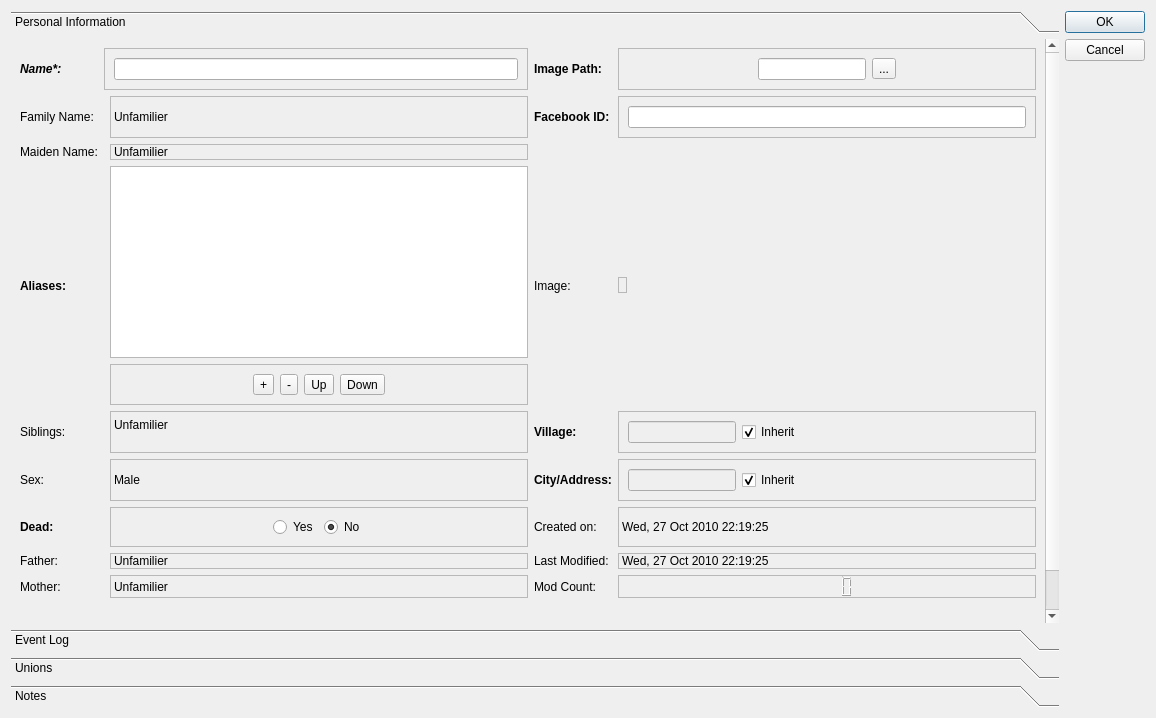
<?xml version="1.0" encoding="UTF-8"?>
<ui version="4.0">
 <class>EditIndividualDialog</class>
 <widget class="QDialog" name="EditIndividualDialog">
  <property name="windowModality">
   <enum>Qt::WindowModal</enum>
  </property>
  <property name="geometry">
   <rect>
    <x>0</x>
    <y>0</y>
    <width>1156</width>
    <height>718</height>
   </rect>
  </property>
  <property name="sizePolicy">
   <sizepolicy hsizetype="Preferred" vsizetype="Minimum">
    <horstretch>0</horstretch>
    <verstretch>0</verstretch>
   </sizepolicy>
  </property>
  <property name="windowTitle">
   <string>Edit Individual</string>
  </property>
  <property name="windowIcon">
   <iconset resource="../MainWindow/MainWindow.qrc">
    <normaloff>:/images/add_individual.png</normaloff>:/images/add_individual.png</iconset>
  </property>
  <property name="modal">
   <bool>true</bool>
  </property>
  <layout class="QGridLayout" name="gridLayout">
   <item row="0" column="6">
    <widget class="QDialogButtonBox" name="buttonBox">
     <property name="orientation">
      <enum>Qt::Vertical</enum>
     </property>
     <property name="standardButtons">
      <set>QDialogButtonBox::Cancel|QDialogButtonBox::Ok</set>
     </property>
    </widget>
   </item>
   <item row="0" column="2">
    <widget class="QToolBox" name="toolBoxIndividual">
     <property name="currentIndex">
      <number>0</number>
     </property>
     <widget class="QWidget" name="pageIdentification">
      <property name="geometry">
       <rect>
        <x>0</x>
        <y>0</y>
        <width>1021</width>
        <height>615</height>
       </rect>
      </property>
      <attribute name="label">
       <string>Personal Information</string>
      </attribute>
      <layout class="QGridLayout" name="gridLayout_2">
       <item row="0" column="0">
        <widget class="QLabel" name="labelName">
         <property name="font">
          <font>
           <weight>75</weight>
           <italic>true</italic>
           <bold>true</bold>
          </font>
         </property>
         <property name="text">
          <string>Name*:</string>
         </property>
         <property name="buddy">
          <cstring>lineEditName</cstring>
         </property>
        </widget>
       </item>
       <item row="4" column="0">
        <widget class="QLabel" name="label">
         <property name="font">
          <font>
           <weight>75</weight>
           <bold>true</bold>
          </font>
         </property>
         <property name="text">
          <string>Aliases:</string>
         </property>
        </widget>
       </item>
       <item row="4" column="2">
        <layout class="QVBoxLayout" name="verticalLayout">
         <item>
          <widget class="QListView" name="listViewAliases">
           <property name="frameShadow">
            <enum>QFrame::Raised</enum>
           </property>
          </widget>
         </item>
         <item>
          <widget class="QFrame" name="frame_6">
           <property name="frameShape">
            <enum>QFrame::StyledPanel</enum>
           </property>
           <property name="frameShadow">
            <enum>QFrame::Raised</enum>
           </property>
           <layout class="QHBoxLayout" name="horizontalLayout_2">
            <item>
             <spacer name="horizontalSpacer_7">
              <property name="orientation">
               <enum>Qt::Horizontal</enum>
              </property>
              <property name="sizeHint" stdset="0">
               <size>
                <width>40</width>
                <height>20</height>
               </size>
              </property>
             </spacer>
            </item>
            <item>
             <widget class="QToolButton" name="toolButtonAliasesAdd">
              <property name="text">
               <string>+</string>
              </property>
             </widget>
            </item>
            <item>
             <widget class="QToolButton" name="toolButtonAliasesDel">
              <property name="text">
               <string>-</string>
              </property>
             </widget>
            </item>
            <item>
             <widget class="QToolButton" name="toolButtonAliasesUp">
              <property name="text">
               <string>Up</string>
              </property>
             </widget>
            </item>
            <item>
             <widget class="QToolButton" name="toolButtonAliasesDown">
              <property name="text">
               <string>Down</string>
              </property>
             </widget>
            </item>
            <item>
             <spacer name="horizontalSpacer_8">
              <property name="orientation">
               <enum>Qt::Horizontal</enum>
              </property>
              <property name="sizeHint" stdset="0">
               <size>
                <width>40</width>
                <height>20</height>
               </size>
              </property>
             </spacer>
            </item>
           </layout>
          </widget>
         </item>
        </layout>
       </item>
       <item row="4" column="3">
        <widget class="QLabel" name="labelPhoto">
         <property name="text">
          <string>Image:</string>
         </property>
        </widget>
       </item>
       <item row="4" column="4">
        <widget class="QLabel" name="labelPhotoValue">
         <property name="sizePolicy">
          <sizepolicy hsizetype="Maximum" vsizetype="Maximum">
           <horstretch>0</horstretch>
           <verstretch>0</verstretch>
          </sizepolicy>
         </property>
         <property name="frameShape">
          <enum>QFrame::StyledPanel</enum>
         </property>
         <property name="frameShadow">
          <enum>QFrame::Raised</enum>
         </property>
         <property name="text">
          <string/>
         </property>
         <property name="textFormat">
          <enum>Qt::RichText</enum>
         </property>
         <property name="pixmap">
          <pixmap resource="../MainWindow/MainWindow.qrc">:/images/male_icon.png</pixmap>
         </property>
        </widget>
       </item>
       <item row="6" column="0">
        <widget class="QLabel" name="labelSiblings">
         <property name="text">
          <string>Siblings:</string>
         </property>
        </widget>
       </item>
       <item row="6" column="2">
        <widget class="QLabel" name="labelSiblingsValue">
         <property name="frameShape">
          <enum>QFrame::StyledPanel</enum>
         </property>
         <property name="frameShadow">
          <enum>QFrame::Raised</enum>
         </property>
         <property name="text">
          <string>&lt;!DOCTYPE HTML PUBLIC &quot;-//W3C//DTD HTML 4.0//EN&quot; &quot;http://www.w3.org/TR/REC-html40/strict.dtd&quot;&gt;
&lt;html&gt;&lt;head&gt;&lt;meta name=&quot;qrichtext&quot; content=&quot;1&quot; /&gt;&lt;style type=&quot;text/css&quot;&gt;
p, li { white-space: pre-wrap; }
&lt;/style&gt;&lt;/head&gt;&lt;body style=&quot; font-family:'Sans Serif'; font-size:9pt; font-weight:400; font-style:normal;&quot;&gt;
&lt;p style=&quot; margin-top:0px; margin-bottom:0px; margin-left:0px; margin-right:0px; -qt-block-indent:0; text-indent:0px;&quot;&gt;Unfamilier&lt;br /&gt;&lt;/p&gt;&lt;/body&gt;&lt;/html&gt;</string>
         </property>
         <property name="wordWrap">
          <bool>true</bool>
         </property>
        </widget>
       </item>
       <item row="6" column="3">
        <widget class="QLabel" name="labelVillage">
         <property name="font">
          <font>
           <weight>75</weight>
           <bold>true</bold>
          </font>
         </property>
         <property name="text">
          <string>Village:</string>
         </property>
         <property name="buddy">
          <cstring>lineEditVillage</cstring>
         </property>
        </widget>
       </item>
       <item row="8" column="0">
        <widget class="QLabel" name="labelSex">
         <property name="text">
          <string>Sex:</string>
         </property>
        </widget>
       </item>
       <item row="8" column="2">
        <widget class="QLabel" name="labelSexValue">
         <property name="frameShape">
          <enum>QFrame::StyledPanel</enum>
         </property>
         <property name="frameShadow">
          <enum>QFrame::Raised</enum>
         </property>
         <property name="text">
          <string>Male</string>
         </property>
        </widget>
       </item>
       <item row="8" column="3">
        <widget class="QLabel" name="labelAddress">
         <property name="font">
          <font>
           <weight>75</weight>
           <bold>true</bold>
          </font>
         </property>
         <property name="text">
          <string>City/Address:</string>
         </property>
         <property name="buddy">
          <cstring>lineEditAddress</cstring>
         </property>
        </widget>
       </item>
       <item row="10" column="0">
        <widget class="QLabel" name="labelDead">
         <property name="font">
          <font>
           <weight>75</weight>
           <bold>true</bold>
          </font>
         </property>
         <property name="text">
          <string>Dead:</string>
         </property>
        </widget>
       </item>
       <item row="10" column="3">
        <widget class="QLabel" name="labelCreatedOn">
         <property name="text">
          <string>Created on:</string>
         </property>
        </widget>
       </item>
       <item row="10" column="4">
        <widget class="QLabel" name="labelCreatedOnValue">
         <property name="frameShape">
          <enum>QFrame::StyledPanel</enum>
         </property>
         <property name="frameShadow">
          <enum>QFrame::Raised</enum>
         </property>
         <property name="text">
          <string>Wed, 27 Oct 2010 22:19:25</string>
         </property>
        </widget>
       </item>
       <item row="13" column="0">
        <widget class="QLabel" name="labelFather">
         <property name="text">
          <string>Father:</string>
         </property>
        </widget>
       </item>
       <item row="13" column="2">
        <widget class="QLabel" name="labelFatherValue">
         <property name="frameShape">
          <enum>QFrame::StyledPanel</enum>
         </property>
         <property name="frameShadow">
          <enum>QFrame::Raised</enum>
         </property>
         <property name="text">
          <string>Unfamilier</string>
         </property>
        </widget>
       </item>
       <item row="13" column="3">
        <widget class="QLabel" name="labelLastModified">
         <property name="text">
          <string>Last Modified:</string>
         </property>
        </widget>
       </item>
       <item row="13" column="4">
        <widget class="QLabel" name="labelLastModifiedValue">
         <property name="frameShape">
          <enum>QFrame::StyledPanel</enum>
         </property>
         <property name="frameShadow">
          <enum>QFrame::Raised</enum>
         </property>
         <property name="text">
          <string>Wed, 27 Oct 2010 22:19:25</string>
         </property>
        </widget>
       </item>
       <item row="15" column="0">
        <widget class="QLabel" name="labelMother">
         <property name="text">
          <string>Mother:</string>
         </property>
        </widget>
       </item>
       <item row="15" column="2">
        <widget class="QLabel" name="labelMotherValue">
         <property name="frameShape">
          <enum>QFrame::StyledPanel</enum>
         </property>
         <property name="frameShadow">
          <enum>QFrame::Raised</enum>
         </property>
         <property name="text">
          <string>Unfamilier</string>
         </property>
        </widget>
       </item>
       <item row="15" column="3">
        <widget class="QLabel" name="labelModificationCount">
         <property name="text">
          <string>Mod Count:</string>
         </property>
        </widget>
       </item>
       <item row="16" column="2">
        <spacer name="verticalSpacer">
         <property name="orientation">
          <enum>Qt::Vertical</enum>
         </property>
         <property name="sizeHint" stdset="0">
          <size>
           <width>20</width>
           <height>40</height>
          </size>
         </property>
        </spacer>
       </item>
       <item row="17" column="0" colspan="5">
        <widget class="QLabel" name="labelPersonalInfoInfo">
         <property name="text">
          <string>Only fields in &lt;b&gt;bold&lt;/b&gt; can be modified. Fields given in &lt;i&gt;italics&lt;/i&gt; are mandatory.</string>
         </property>
        </widget>
       </item>
       <item row="2" column="2">
        <widget class="QLabel" name="labelFamilyNameValue">
         <property name="frameShape">
          <enum>QFrame::StyledPanel</enum>
         </property>
         <property name="frameShadow">
          <enum>QFrame::Raised</enum>
         </property>
         <property name="text">
          <string>Unfamilier</string>
         </property>
        </widget>
       </item>
       <item row="2" column="0">
        <widget class="QLabel" name="labelFamily">
         <property name="text">
          <string>Family Name:</string>
         </property>
        </widget>
       </item>
       <item row="0" column="1" colspan="2">
        <widget class="QFrame" name="frame">
         <property name="sizePolicy">
          <sizepolicy hsizetype="Minimum" vsizetype="Preferred">
           <horstretch>0</horstretch>
           <verstretch>0</verstretch>
          </sizepolicy>
         </property>
         <property name="frameShape">
          <enum>QFrame::StyledPanel</enum>
         </property>
         <property name="frameShadow">
          <enum>QFrame::Raised</enum>
         </property>
         <layout class="QHBoxLayout" name="horizontalLayout">
          <item>
           <widget class="QLineEdit" name="lineEditName">
            <property name="sizePolicy">
             <sizepolicy hsizetype="Expanding" vsizetype="Fixed">
              <horstretch>0</horstretch>
              <verstretch>0</verstretch>
             </sizepolicy>
            </property>
            <property name="text">
             <string/>
            </property>
           </widget>
          </item>
         </layout>
        </widget>
       </item>
       <item row="6" column="4">
        <widget class="QFrame" name="frame_2">
         <property name="frameShape">
          <enum>QFrame::StyledPanel</enum>
         </property>
         <property name="frameShadow">
          <enum>QFrame::Raised</enum>
         </property>
         <layout class="QHBoxLayout" name="horizontalLayout_8">
          <item>
           <widget class="QLineEdit" name="lineEditVillage">
            <property name="enabled">
             <bool>false</bool>
            </property>
            <property name="sizePolicy">
             <sizepolicy hsizetype="Fixed" vsizetype="Fixed">
              <horstretch>0</horstretch>
              <verstretch>0</verstretch>
             </sizepolicy>
            </property>
            <property name="readOnly">
             <bool>false</bool>
            </property>
           </widget>
          </item>
          <item>
           <widget class="QCheckBox" name="checkBoxVillage">
            <property name="text">
             <string>Inherit</string>
            </property>
            <property name="checked">
             <bool>true</bool>
            </property>
           </widget>
          </item>
         </layout>
        </widget>
       </item>
       <item row="8" column="4">
        <widget class="QFrame" name="frame_3">
         <property name="frameShape">
          <enum>QFrame::StyledPanel</enum>
         </property>
         <property name="frameShadow">
          <enum>QFrame::Raised</enum>
         </property>
         <layout class="QHBoxLayout" name="horizontalLayout_3">
          <item>
           <widget class="QLineEdit" name="lineEditAddress">
            <property name="enabled">
             <bool>false</bool>
            </property>
            <property name="sizePolicy">
             <sizepolicy hsizetype="Fixed" vsizetype="Fixed">
              <horstretch>0</horstretch>
              <verstretch>0</verstretch>
             </sizepolicy>
            </property>
           </widget>
          </item>
          <item>
           <widget class="QCheckBox" name="checkBoxAddress">
            <property name="text">
             <string>Inherit</string>
            </property>
            <property name="checked">
             <bool>true</bool>
            </property>
           </widget>
          </item>
         </layout>
        </widget>
       </item>
       <item row="10" column="2">
        <widget class="QFrame" name="frame_4">
         <property name="frameShape">
          <enum>QFrame::StyledPanel</enum>
         </property>
         <property name="frameShadow">
          <enum>QFrame::Raised</enum>
         </property>
         <layout class="QHBoxLayout" name="horizontalLayout_4">
          <item>
           <spacer name="horizontalSpacer_3">
            <property name="orientation">
             <enum>Qt::Horizontal</enum>
            </property>
            <property name="sizeHint" stdset="0">
             <size>
              <width>40</width>
              <height>20</height>
             </size>
            </property>
           </spacer>
          </item>
          <item>
           <widget class="QRadioButton" name="radioButtonDeadYes">
            <property name="text">
             <string>Yes</string>
            </property>
            <property name="checked">
             <bool>false</bool>
            </property>
           </widget>
          </item>
          <item>
           <widget class="QRadioButton" name="radioButtonDeadNo">
            <property name="text">
             <string>No</string>
            </property>
            <property name="checked">
             <bool>true</bool>
            </property>
           </widget>
          </item>
          <item>
           <spacer name="horizontalSpacer">
            <property name="orientation">
             <enum>Qt::Horizontal</enum>
            </property>
            <property name="sizeHint" stdset="0">
             <size>
              <width>40</width>
              <height>20</height>
             </size>
            </property>
           </spacer>
          </item>
         </layout>
        </widget>
       </item>
       <item row="0" column="4">
        <widget class="QFrame" name="frame_5">
         <property name="frameShape">
          <enum>QFrame::StyledPanel</enum>
         </property>
         <property name="frameShadow">
          <enum>QFrame::Raised</enum>
         </property>
         <layout class="QHBoxLayout" name="horizontalLayout_9">
          <item>
           <spacer name="horizontalSpacer_2">
            <property name="orientation">
             <enum>Qt::Horizontal</enum>
            </property>
            <property name="sizeHint" stdset="0">
             <size>
              <width>40</width>
              <height>20</height>
             </size>
            </property>
           </spacer>
          </item>
          <item>
           <widget class="QLineEdit" name="lineEditImagePath">
            <property name="sizePolicy">
             <sizepolicy hsizetype="Fixed" vsizetype="Fixed">
              <horstretch>0</horstretch>
              <verstretch>0</verstretch>
             </sizepolicy>
            </property>
           </widget>
          </item>
          <item>
           <widget class="QToolButton" name="toolButtonImagePath">
            <property name="text">
             <string>...</string>
            </property>
           </widget>
          </item>
          <item>
           <spacer name="horizontalSpacer_4">
            <property name="orientation">
             <enum>Qt::Horizontal</enum>
            </property>
            <property name="sizeHint" stdset="0">
             <size>
              <width>40</width>
              <height>20</height>
             </size>
            </property>
           </spacer>
          </item>
         </layout>
        </widget>
       </item>
       <item row="15" column="4">
        <widget class="QLCDNumber" name="lcdNumberModificationCount">
         <property name="frameShape">
          <enum>QFrame::StyledPanel</enum>
         </property>
        </widget>
       </item>
       <item row="0" column="3">
        <widget class="QLabel" name="labelImagePath">
         <property name="font">
          <font>
           <weight>75</weight>
           <bold>true</bold>
          </font>
         </property>
         <property name="text">
          <string>Image Path:</string>
         </property>
         <property name="buddy">
          <cstring>lineEditImagePath</cstring>
         </property>
        </widget>
       </item>
       <item row="3" column="0">
        <widget class="QLabel" name="labelMaidenName">
         <property name="text">
          <string>Maiden Name:</string>
         </property>
        </widget>
       </item>
       <item row="3" column="2">
        <widget class="QLabel" name="labelMaidenNameValue">
         <property name="frameShape">
          <enum>QFrame::StyledPanel</enum>
         </property>
         <property name="frameShadow">
          <enum>QFrame::Raised</enum>
         </property>
         <property name="text">
          <string>Unfamilier</string>
         </property>
        </widget>
       </item>
       <item row="2" column="3">
        <widget class="QLabel" name="labelFacebookID">
         <property name="font">
          <font>
           <weight>75</weight>
           <bold>true</bold>
          </font>
         </property>
         <property name="text">
          <string>Facebook ID:</string>
         </property>
         <property name="buddy">
          <cstring>lineEditFacebookID</cstring>
         </property>
        </widget>
       </item>
       <item row="2" column="4">
        <widget class="QFrame" name="frame_10">
         <property name="frameShape">
          <enum>QFrame::StyledPanel</enum>
         </property>
         <property name="frameShadow">
          <enum>QFrame::Raised</enum>
         </property>
         <layout class="QHBoxLayout" name="horizontalLayout_12">
          <item>
           <widget class="QLineEdit" name="lineEditFacebookID"/>
          </item>
         </layout>
        </widget>
       </item>
      </layout>
     </widget>
     <widget class="QWidget" name="pageEventLog">
      <property name="geometry">
       <rect>
        <x>0</x>
        <y>0</y>
        <width>464</width>
        <height>346</height>
       </rect>
      </property>
      <attribute name="label">
       <string>Event Log</string>
      </attribute>
      <layout class="QVBoxLayout" name="verticalLayout_2">
       <item>
        <layout class="QHBoxLayout" name="horizontalLayout_7">
         <item>
          <widget class="QFrame" name="frame_7">
           <property name="frameShape">
            <enum>QFrame::StyledPanel</enum>
           </property>
           <property name="frameShadow">
            <enum>QFrame::Raised</enum>
           </property>
           <layout class="QHBoxLayout" name="horizontalLayout_5">
            <item>
             <widget class="QLabel" name="labelBirthEvent">
              <property name="font">
               <font>
                <weight>75</weight>
                <bold>true</bold>
               </font>
              </property>
              <property name="text">
               <string>Birth Event:</string>
              </property>
             </widget>
            </item>
            <item>
             <widget class="QComboBox" name="comboBoxBirthEvent"/>
            </item>
           </layout>
          </widget>
         </item>
         <item>
          <widget class="QFrame" name="frame_8">
           <property name="frameShape">
            <enum>QFrame::StyledPanel</enum>
           </property>
           <property name="frameShadow">
            <enum>QFrame::Raised</enum>
           </property>
           <layout class="QHBoxLayout" name="horizontalLayout_10">
            <item>
             <widget class="QLabel" name="labelDeathEvent">
              <property name="font">
               <font>
                <weight>75</weight>
                <bold>true</bold>
               </font>
              </property>
              <property name="text">
               <string>Death Event:</string>
              </property>
             </widget>
            </item>
            <item>
             <widget class="QComboBox" name="comboBoxDeathEvent"/>
            </item>
           </layout>
          </widget>
         </item>
        </layout>
       </item>
       <item>
        <widget class="QLabel" name="labelEventInfo">
         <property name="text">
          <string>Events added/removed/modified below are directly saved, irrespective of whether you click Ok or Cancle for this dialog box.</string>
         </property>
         <property name="wordWrap">
          <bool>true</bool>
         </property>
        </widget>
       </item>
       <item>
        <widget class="QTableView" name="tableViewEvents">
         <property name="frameShadow">
          <enum>QFrame::Raised</enum>
         </property>
        </widget>
       </item>
       <item>
        <widget class="QFrame" name="frame_9">
         <property name="frameShape">
          <enum>QFrame::StyledPanel</enum>
         </property>
         <property name="frameShadow">
          <enum>QFrame::Raised</enum>
         </property>
         <layout class="QHBoxLayout" name="horizontalLayout_11">
          <item>
           <spacer name="horizontalSpacer_5">
            <property name="orientation">
             <enum>Qt::Horizontal</enum>
            </property>
            <property name="sizeHint" stdset="0">
             <size>
              <width>40</width>
              <height>20</height>
             </size>
            </property>
           </spacer>
          </item>
          <item>
           <widget class="QToolButton" name="toolButtonAddEvent">
            <property name="text">
             <string>...</string>
            </property>
            <property name="icon">
             <iconset>
              <normalon>:/images/expandall.png</normalon>
             </iconset>
            </property>
           </widget>
          </item>
          <item>
           <widget class="QToolButton" name="toolButtonRemoveEvent">
            <property name="text">
             <string>...</string>
            </property>
            <property name="icon">
             <iconset>
              <normalon>:/images/collapseall.png</normalon>
             </iconset>
            </property>
           </widget>
          </item>
         </layout>
        </widget>
       </item>
      </layout>
     </widget>
     <widget class="QWidget" name="pageUnions">
      <property name="geometry">
       <rect>
        <x>0</x>
        <y>0</y>
        <width>94</width>
        <height>263</height>
       </rect>
      </property>
      <attribute name="label">
       <string>Unions</string>
      </attribute>
      <layout class="QVBoxLayout" name="verticalLayout_3">
       <item>
        <layout class="QGridLayout" name="gridLayoutUnions"/>
       </item>
       <item>
        <spacer name="verticalSpacer_2">
         <property name="orientation">
          <enum>Qt::Vertical</enum>
         </property>
         <property name="sizeHint" stdset="0">
          <size>
           <width>20</width>
           <height>40</height>
          </size>
         </property>
        </spacer>
       </item>
       <item>
        <widget class="QLabel" name="labelSpouseEditWarning">
         <property name="text">
          <string>To add, delete, and/or edit spouses and/or children, please make appropriate changes in the Tree View.</string>
         </property>
         <property name="wordWrap">
          <bool>true</bool>
         </property>
        </widget>
       </item>
      </layout>
     </widget>
     <widget class="QWidget" name="pageNotes">
      <property name="geometry">
       <rect>
        <x>0</x>
        <y>0</y>
        <width>94</width>
        <height>24</height>
       </rect>
      </property>
      <attribute name="label">
       <string>Notes</string>
      </attribute>
      <layout class="QVBoxLayout" name="verticalLayout_4">
       <item>
        <layout class="QVBoxLayout" name="verticalLayoutNotes"/>
       </item>
      </layout>
     </widget>
    </widget>
   </item>
  </layout>
  <action name="action_Insert_Individual_Link">
   <property name="text">
    <string>Insert Individual Link</string>
   </property>
   <property name="toolTip">
    <string>Inserts an individual link</string>
   </property>
  </action>
  <action name="action_Insert_Family_Link">
   <property name="text">
    <string>Insert Family Link</string>
   </property>
   <property name="toolTip">
    <string>Insert a family link</string>
   </property>
  </action>
  <action name="action_Insert_Father_Link">
   <property name="text">
    <string>Insert Father Link</string>
   </property>
   <property name="toolTip">
    <string>Insert Father Link</string>
   </property>
  </action>
  <action name="action_Insert_Self_Link">
   <property name="text">
    <string>Insert Self Link</string>
   </property>
  </action>
  <action name="action_Insert_Mother_Link">
   <property name="text">
    <string>Insert Mother Link</string>
   </property>
  </action>
  <action name="action_Insert_Self_Family_Link">
   <property name="text">
    <string>Insert (Self) Family Link</string>
   </property>
   <property name="toolTip">
    <string>Insert (Self) Family Link</string>
   </property>
  </action>
  <action name="action_Insert_Spouse_Link">
   <property name="text">
    <string>Insert Spouse Link</string>
   </property>
  </action>
  <action name="action_Insert_Sibling_Link">
   <property name="text">
    <string>Insert Sibling Link</string>
   </property>
  </action>
  <action name="action_Insert_Child_Link">
   <property name="text">
    <string>Insert Child Link</string>
   </property>
  </action>
 </widget>
 <resources>
  <include location="../MainWindow/MainWindow.qrc"/>
  <include location="../MainWindow/MainWindow.qrc"/>
  <include location="../MainWindow/MainWindow.qrc"/>
 </resources>
 <connections>
  <connection>
   <sender>checkBoxVillage</sender>
   <signal>toggled(bool)</signal>
   <receiver>lineEditVillage</receiver>
   <slot>setFocus()</slot>
   <hints>
    <hint type="sourcelabel">
     <x>1018</x>
     <y>430</y>
    </hint>
    <hint type="destinationlabel">
     <x>646</x>
     <y>431</y>
    </hint>
   </hints>
  </connection>
  <connection>
   <sender>checkBoxVillage</sender>
   <signal>toggled(bool)</signal>
   <receiver>lineEditVillage</receiver>
   <slot>setDisabled(bool)</slot>
   <hints>
    <hint type="sourcelabel">
     <x>1018</x>
     <y>430</y>
    </hint>
    <hint type="destinationlabel">
     <x>646</x>
     <y>431</y>
    </hint>
   </hints>
  </connection>
  <connection>
   <sender>checkBoxAddress</sender>
   <signal>toggled(bool)</signal>
   <receiver>lineEditAddress</receiver>
   <slot>setDisabled(bool)</slot>
   <hints>
    <hint type="sourcelabel">
     <x>1018</x>
     <y>468</y>
    </hint>
    <hint type="destinationlabel">
     <x>646</x>
     <y>469</y>
    </hint>
   </hints>
  </connection>
  <connection>
   <sender>checkBoxAddress</sender>
   <signal>toggled(bool)</signal>
   <receiver>lineEditAddress</receiver>
   <slot>setFocus()</slot>
   <hints>
    <hint type="sourcelabel">
     <x>1018</x>
     <y>468</y>
    </hint>
    <hint type="destinationlabel">
     <x>646</x>
     <y>469</y>
    </hint>
   </hints>
  </connection>
  <connection>
   <sender>checkBoxVillage</sender>
   <signal>toggled(bool)</signal>
   <receiver>lineEditVillage</receiver>
   <slot>setFocus()</slot>
   <hints>
    <hint type="sourcelabel">
     <x>1018</x>
     <y>430</y>
    </hint>
    <hint type="destinationlabel">
     <x>646</x>
     <y>431</y>
    </hint>
   </hints>
  </connection>
  <connection>
   <sender>buttonBox</sender>
   <signal>accepted()</signal>
   <receiver>EditIndividualDialog</receiver>
   <slot>accept()</slot>
   <hints>
    <hint type="sourcelabel">
     <x>1146</x>
     <y>275</y>
    </hint>
    <hint type="destinationlabel">
     <x>157</x>
     <y>274</y>
    </hint>
   </hints>
  </connection>
  <connection>
   <sender>buttonBox</sender>
   <signal>rejected()</signal>
   <receiver>EditIndividualDialog</receiver>
   <slot>reject()</slot>
   <hints>
    <hint type="sourcelabel">
     <x>1146</x>
     <y>281</y>
    </hint>
    <hint type="destinationlabel">
     <x>286</x>
     <y>274</y>
    </hint>
   </hints>
  </connection>
  <connection>
   <sender>labelPhotoValue</sender>
   <signal>linkActivated(QString)</signal>
   <receiver>toolButtonImagePath</receiver>
   <slot>click()</slot>
   <hints>
    <hint type="sourcelabel">
     <x>696</x>
     <y>222</y>
    </hint>
    <hint type="destinationlabel">
     <x>939</x>
     <y>76</y>
    </hint>
   </hints>
  </connection>
 </connections>
</ui>
